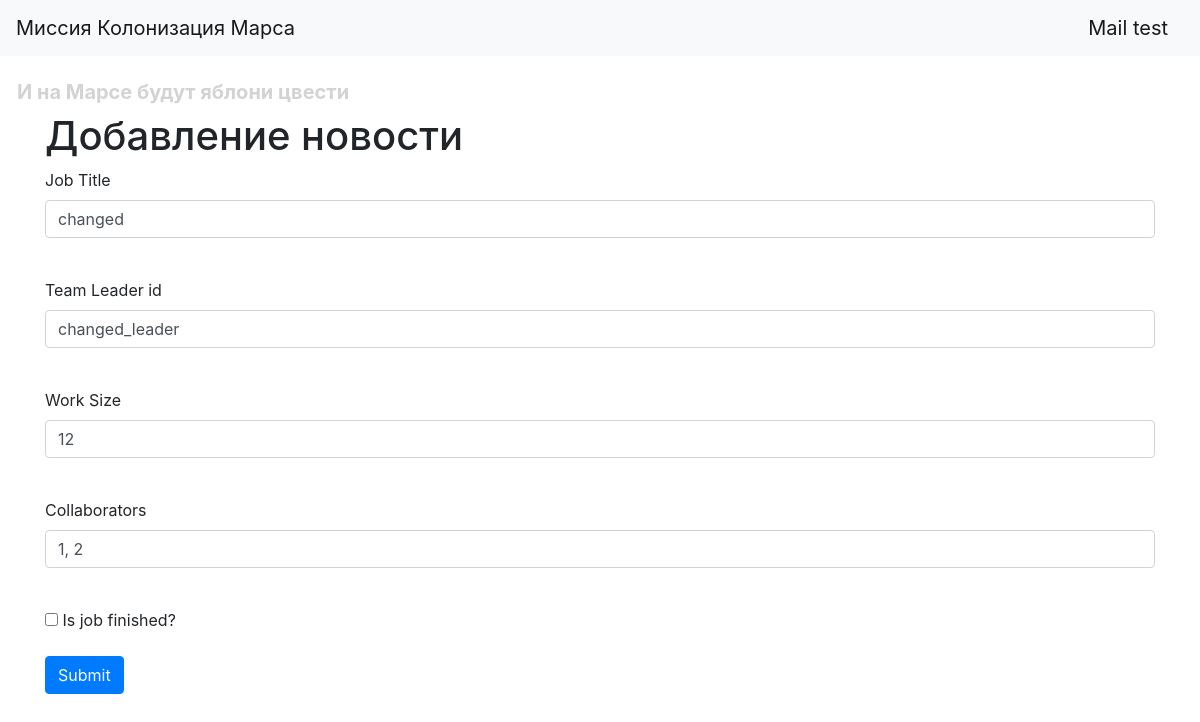
/works/3 (signed in), run on an earlier commit of the app's database.
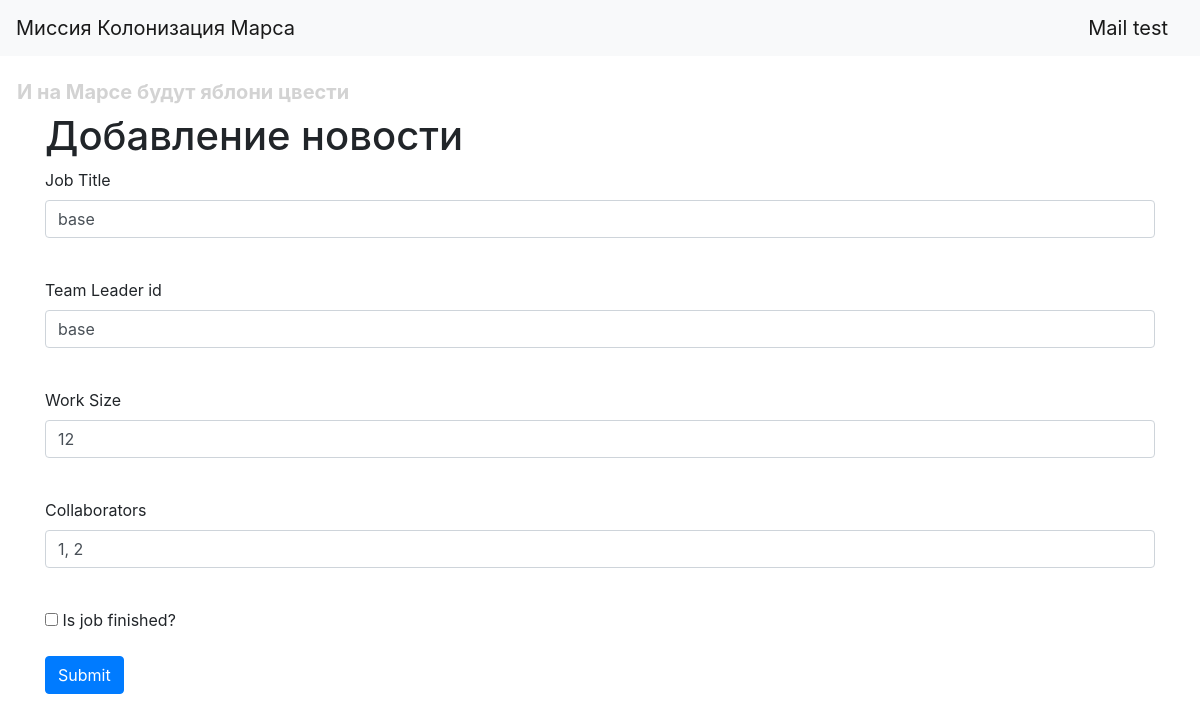
And on a later commit of the database.
### data/works.py (models this page shows)
class Works(SqlAlchemyBase, SerializerMixin):
    __tablename__ = 'works'
    id = sqlalchemy.Column(sqlalchemy.Integer,
                           primary_key=True, autoincrement=True)
    title_of_activity = sqlalchemy.Column(sqlalchemy.String, default=None)
    team_leader = sqlalchemy.Column(sqlalchemy.String, default=None)
    work_size = sqlalchemy.Column(sqlalchemy.Integer, default=None)
    collaborators = sqlalchemy.Column(sqlalchemy.String, default=None)
    is_finished = sqlalchemy.Column(sqlalchemy.Boolean, default=None)
    user_id = sqlalchemy.Column(sqlalchemy.Integer,
                                sqlalchemy.ForeignKey("users.id"), default=None)
    user = orm.relationship('User')
    categories = orm.relationship("Category",
                                  secondary="association",
                                  backref="works")

### server.py (the view, shortened to what this page needs)
@app.route('/works/<int:id>', methods=['GET', 'POST'])
@login_required
def edit_works(id):
    form = WorksLogForm()
    if request.method == "GET":
        db_sess = db_session.create_session()
        works = db_sess.query(Works).filter(Works.id == id, Works.user == current_user).first()
        if works:
            form.title.data = works.title_of_activity
            form.team_leader.data = works.team_leader
            form.is_finished.data = works.is_finished
            form.collaborators.data = works.collaborators
            form.work_size.data = works.work_size
        else:
            abort(404)
    return render_template('works.html',
                           title='Редактирование новости',
                           form=form
                           )

### forms/works.py
class WorksLogForm(FlaskForm):
    title = StringField('Job Title', validators=[DataRequired()])
    team_leader = StringField("Team Leader id")
    user = StringField("Team Leader id")
    work_size = IntegerField('Work Size')
    collaborators = StringField('Collaborators')
    is_finished = BooleanField("Is job finished?")
    submit = SubmitField('Submit')

### data/db_session.py (called while the page is built)
def create_session() -> Session:
    global __factory
    return __factory()

### server.py (called while the page is built)
@login_manager.user_loader
def load_user(user_id):
    db_sess = db_session.create_session()
    return db_sess.query(User).get(user_id)

### templates/works.html (shortened to what this page needs)
{% extends "base.html" %}
{% block content %}
<h1>Добавление новости</h1>
<form action="" method="post">
    <p>
        {{ form.title.label }}<br>
        {{ form.title(class="form-control") }}<br>
    </p>
    <p>
        {{ form.team_leader.label }}<br>
        {{ form.team_leader(class="form-control") }}<br>
    </p>
    <p>
        {{ form.work_size.label }}<br>
        {{ form.work_size(class="form-control") }}<br>
    </p>
    <p>
        {{ form.collaborators.label }}<br>
        {{ form.collaborators(class="form-control") }}<br>
    </p>
    <p>{{ form.is_finished() }} {{ form.is_finished.label }}</p>
    <p>{{ form.submit(type="submit", class="btn btn-primary") }}</p>
</form>
{% endblock %}

What changed in the data, as far as the page shows it:
changed Works: team_leader "changed_leader" → "base"
Also different on the page:
form field title: "changed" → "base"
